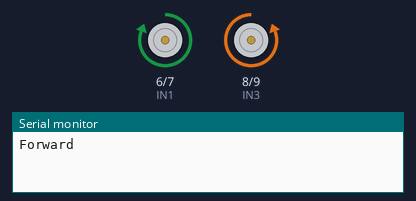
A sketch run on a simulated Arduino Uno, built with avr-gcc and run on an emulated ATmega328P. Parts: motor-driver pin pairs drawn as motors (green arrow = first pin HIGH = forward, orange = second pin HIGH = backward, longer = more drive, scaled by the enable pin), the last lines printed to the serial monitor.

Above: at 0.2 s.
At 2.2 s:
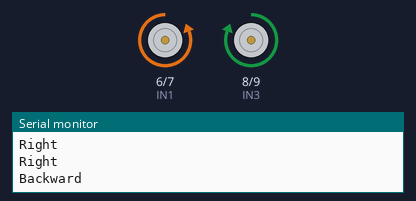
At 3.0 s:
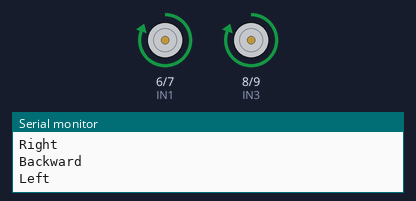
At 4.7 s:
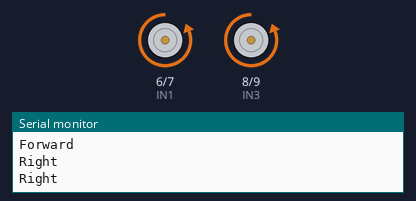
Timing chart, 0 to 8.1 s (numbered marks = the images above):
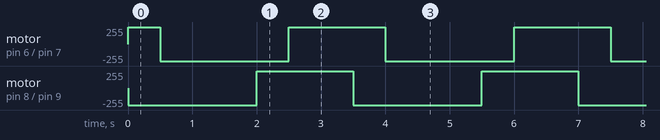

The sketch:

car_main_funcs.ino
```cpp
/* In1 connected to the 9 pin,
In2 connected to the 8 pin, ENA pin 10 */

int ENA = 5;
int IN1 = 6;
int IN2 = 7;

int ENB = 11;
int IN3 = 8;
int IN4 = 9;

/* Function to move forward */
void moveForward() {
  digitalWrite(ENA,HIGH);
  digitalWrite(ENB,HIGH);
  digitalWrite(IN1,HIGH);
  digitalWrite(IN2,LOW);  // Right wheel forward
  digitalWrite(IN3,LOW);
  digitalWrite(IN4,HIGH);  // Left wheel forward
  Serial.println("Forward");
}

/* Function to move backward */
void moveBackward() {
  digitalWrite(ENA,HIGH);
  digitalWrite(ENB,HIGH);
  digitalWrite(IN1,LOW);
  digitalWrite(IN2,HIGH); // Right wheel backward
  digitalWrite(IN3,HIGH);
  digitalWrite(IN4,LOW); // Left wheel backward
  Serial.println("Backward");
}

/* Function to turn left */
void turnLeft() {
  digitalWrite(ENA,HIGH);
  digitalWrite(ENB,HIGH);
  digitalWrite(IN1,HIGH);
  digitalWrite(IN2,LOW); // Right wheel forward
  digitalWrite(IN3,HIGH);
  digitalWrite(IN4,LOW); // Left wheel backward
  Serial.println("Left");
}

/* Function to turn right */
void turnRight() {
  digitalWrite(ENA,HIGH);
  digitalWrite(ENB,HIGH);
  digitalWrite(IN1,LOW);
  digitalWrite(IN2,HIGH); // Right wheel backward
  digitalWrite(IN3,LOW);
  digitalWrite(IN4,HIGH); // Left wheel forward
  Serial.println("Right");
}

/* Function to stop */
void stop() {
  digitalWrite(ENA,HIGH);
  digitalWrite(ENB,HIGH);
  digitalWrite(IN1,LOW);
  digitalWrite(IN2,LOW); // Right wheel stop
  digitalWrite(IN3,LOW);
  digitalWrite(IN4,LOW); // Left wheel stop
  Serial.println("Stop");
}

void setup() {
  // put your setup code here, to run once:
  Serial.begin(9600);  // Open the serial port and set the baud rate to 9600
  pinMode(IN1,OUTPUT);
  pinMode(IN2,OUTPUT);
  pinMode(IN3,OUTPUT);
  pinMode(IN4,OUTPUT);
  pinMode(ENA,OUTPUT);
  pinMode(ENB,OUTPUT);
}

void loop() {
  // put your main code here, to run repeatedly:
  moveForward();
  delay(500);
  turnRight();
  delay(500);
  turnRight();
  delay(500);
  turnRight();
  delay(500);
  moveBackward();
  delay(500);
  turnLeft();
  delay(500);
  turnLeft();
  delay(500);
}
```

Measured:
- by itself, motor on pin 6 (IN1) / pin 7 (IN2): repeats every 3.5 s: backward 255/255 2.0 s, forward 255/255 1.5 s
- by itself, motor on pin 8 (IN3) / pin 9 (IN4): alternates forward 255/255 for 1.5 s and backward 255/255 for 2.0 s
